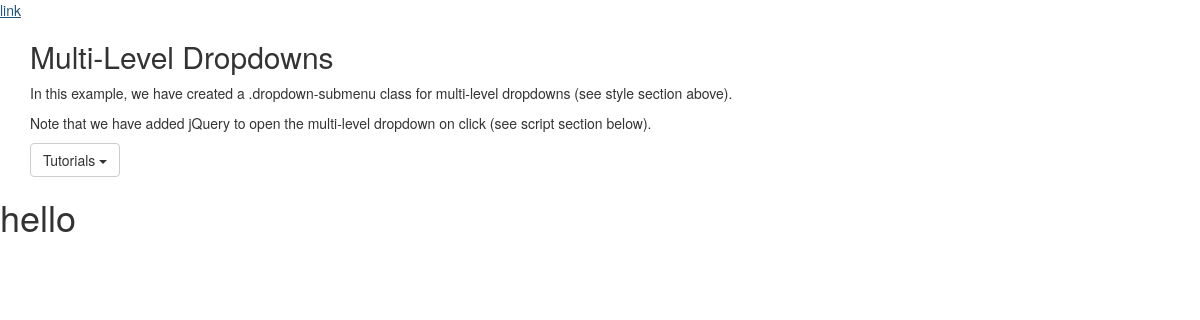
/, run on an earlier commit of the app's database.
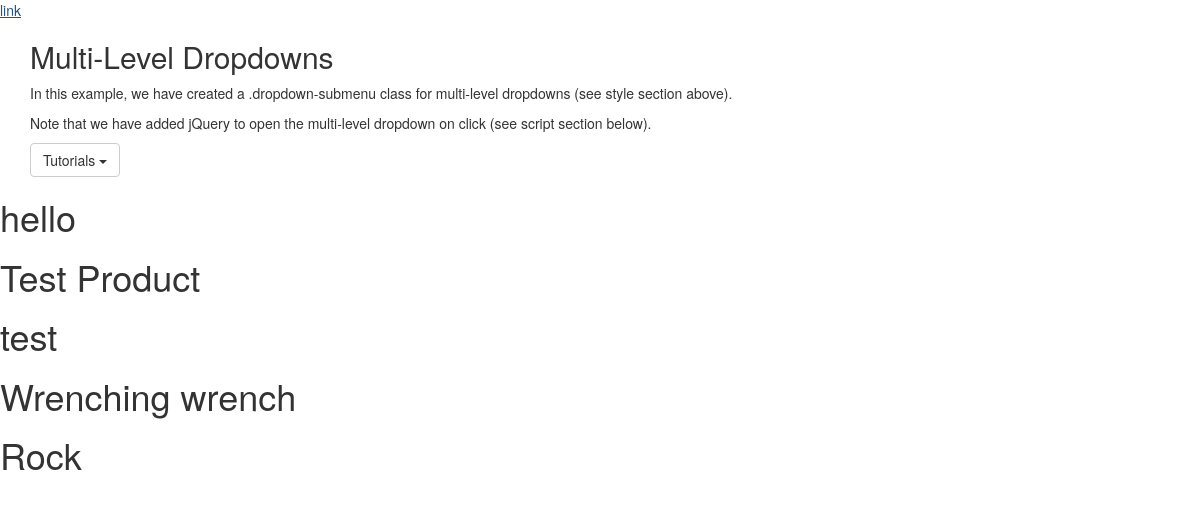
And on a later commit of the database.
### myApp/models.py (models this page shows, shortened)
class ProductData(models.Model):
    product_model = models.CharField(max_length=255)
    product_name = models.CharField(max_length=255)
    maker = models.CharField(max_length=255)
    general_name = models.CharField(max_length=255)
    keyword = models.CharField(max_length=255)
    genre = models.ForeignKey(Genre, default =1, on_delete=models.CASCADE)
    country_of_origin = models.CharField(max_length=255)
    link = models.CharField(max_length=255)
    imgURL1 = models.CharField(max_length=255, null = True)
    imgURL2 = models.CharField(max_length=255, null = True)
    imgURL3 = models.CharField(max_length=255, null = True)
    weight = models.IntegerField();
    size_one = models.IntegerField();
    size_one = models.IntegerField();
    size_one = models.IntegerField();
    price = models.IntegerField();
    shipping = models.IntegerField();
    stock = models.IntegerField();

class Genre(MPTTModel):
    name = models.CharField(max_length=50, unique=True)
    parent = TreeForeignKey('self', on_delete=models.CASCADE, null=True, blank=True, related_name='children')
    class MPTTMeta:
        order_insertion_by = ['name']

### myApp/views.py (the view, shortened to what this page needs)
# urls.py: path('', HomeView.as_view(), name = 'home'),
class HomeView(ListView):
    model = ProductData
    template_name = 'home.html'
    def get_context_data(self, *args, **kwargs):
         genre_menu = Genre.objects.all()
         context = super(HomeView, self).get_context_data(*args, **kwargs)
         context["genre_menu"] = genre_menu
         return context

### myApp/templates/home.html (shortened to what this page needs)
{% block content %}
<!DOCTYPE html>
<html>
<head>
  <link rel="stylesheet" href="https://maxcdn.bootstrapcdn.com/bootstrap/3.4.1/css/bootstrap.min.css">
</head>
<body>
<a class="dropdown-item" href="{% url 'genre' 1 %}">link</a>
<div class="container">
  <h2>Multi-Level Dropdowns</h2>
  <p>In this example, we have created a .dropdown-submenu class for multi-level dropdowns (see style section above).</p>
  <p>Note that we have added jQuery to open the multi-level dropdown on click (see script section below).</p>
  <div class="dropdown">
    <button class="btn btn-default dropdown-toggle" type="button" data-toggle="dropdown">Tutorials
    <span class="caret"></span></button>
  </div>
</div>
</body>
</html>
<h1>hello</h1>
{% for productdata in object_list %}
<h1>{{productdata.product_name}}</h1>
<h1>{{productdata.genre.name}}</h1>
{% endfor%}
{% endblock %}

What changed in the data, as far as the page shows it:
added ProductData: product_name "Test Product", genre.name "test"
added ProductData: product_name "Wrenching wrench", genre.name "Rock"
